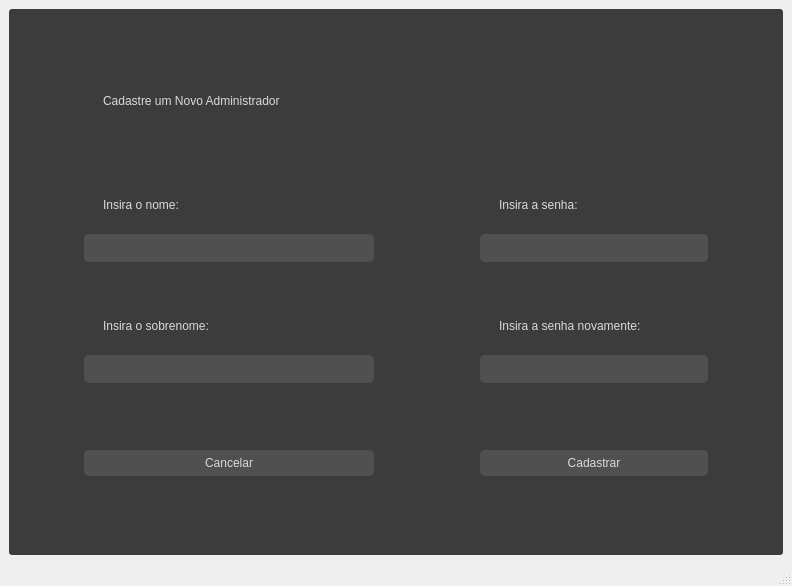
<?xml version="1.0" encoding="UTF-8"?>
<ui version="4.0">
 <class>Cadastro_adm</class>
 <widget class="QMainWindow" name="Cadastro_adm">
  <property name="geometry">
   <rect>
    <x>0</x>
    <y>0</y>
    <width>792</width>
    <height>586</height>
   </rect>
  </property>
  <property name="windowTitle">
   <string>Cadastrar_adm</string>
  </property>
  <widget class="QWidget" name="centralwidget">
   <layout class="QVBoxLayout" name="verticalLayout">
    <item>
     <widget class="QFrame" name="frame">
      <property name="styleSheet">
       <string notr="true">/* Aplicando o estilo antigo com tons de cinza */
font: 12pt &quot;MS Shell Dlg 2&quot;;
color: rgb(218, 218, 218);
background-color: rgb(60, 60, 60);
border: none; /* Removendo o contorno das bordas nos quadros */
border-radius: 3px;
padding: 8px 16px;
</string>
      </property>
      <property name="frameShape">
       <enum>QFrame::StyledPanel</enum>
      </property>
      <property name="frameShadow">
       <enum>QFrame::Raised</enum>
      </property>
      <layout class="QHBoxLayout" name="horizontalLayout">
       <item>
        <widget class="QFrame" name="frame_4">
         <property name="frameShape">
          <enum>QFrame::StyledPanel</enum>
         </property>
         <property name="frameShadow">
          <enum>QFrame::Raised</enum>
         </property>
         <layout class="QVBoxLayout" name="verticalLayout_3">
          <item>
           <widget class="QFrame" name="frame_2">
            <property name="minimumSize">
             <size>
              <width>340</width>
              <height>0</height>
             </size>
            </property>
            <property name="frameShape">
             <enum>QFrame::StyledPanel</enum>
            </property>
            <property name="frameShadow">
             <enum>QFrame::Raised</enum>
            </property>
            <layout class="QVBoxLayout" name="verticalLayout_4">
             <item>
              <widget class="QLabel" name="label">
               <property name="text">
                <string>Cadastre um Novo Administrador</string>
               </property>
              </widget>
             </item>
            </layout>
           </widget>
          </item>
          <item>
           <widget class="QFrame" name="frame_5">
            <property name="frameShape">
             <enum>QFrame::StyledPanel</enum>
            </property>
            <property name="frameShadow">
             <enum>QFrame::Raised</enum>
            </property>
            <layout class="QVBoxLayout" name="verticalLayout_6">
             <item>
              <widget class="QLabel" name="label_2">
               <property name="text">
                <string>Insira o nome:</string>
               </property>
              </widget>
             </item>
             <item>
              <widget class="QLineEdit" name="lineEdit">
               <property name="styleSheet">
                <string notr="true">    font: 12pt &quot;MS Shell Dlg 2&quot;;
    color: rgb(218, 218, 218);
    background-color: rgb(80, 80, 80);
    border-style: outset;
    border-width: 0px;
    border-color: beige;
    border-radius: 5px;
    padding: 6px;</string>
               </property>
              </widget>
             </item>
            </layout>
           </widget>
          </item>
          <item>
           <widget class="QFrame" name="frame_6">
            <property name="frameShape">
             <enum>QFrame::StyledPanel</enum>
            </property>
            <property name="frameShadow">
             <enum>QFrame::Raised</enum>
            </property>
            <layout class="QVBoxLayout" name="verticalLayout_7">
             <item>
              <widget class="QLabel" name="label_4">
               <property name="text">
                <string>Insira o sobrenome:</string>
               </property>
              </widget>
             </item>
             <item>
              <widget class="QLineEdit" name="lineEdit_3">
               <property name="styleSheet">
                <string notr="true">    font: 12pt &quot;MS Shell Dlg 2&quot;;
    color: rgb(218, 218, 218);
    background-color: rgb(80, 80, 80);
    border-style: outset;
    border-width: 0px;
    border-color: beige;
    border-radius: 5px;
    padding: 6px;</string>
               </property>
              </widget>
             </item>
            </layout>
           </widget>
          </item>
          <item>
           <widget class="QFrame" name="frame_10">
            <property name="frameShape">
             <enum>QFrame::StyledPanel</enum>
            </property>
            <property name="frameShadow">
             <enum>QFrame::Raised</enum>
            </property>
            <layout class="QVBoxLayout" name="verticalLayout_10">
             <item>
              <widget class="QPushButton" name="pushButton_2">
               <property name="styleSheet">
                <string notr="true">QPushButton {
    font: 12pt &quot;MS Shell Dlg 2&quot;;
    color: rgb(218, 218, 218);
    background-color: rgb(80, 80, 80);
    border-style: outset;
    border-width: 0px;
    border-color: beige;
    border-radius: 5px;
    padding: 6px;
}

QPushButton:hover {
    background-color: rgb(88, 88, 88); /* Cor de fundo quando o botão é destacado */
}

QPushButton:pressed {
    background-color: rgb(40, 40, 40); /* Cor de fundo quando o botão é pressionado */
}
</string>
               </property>
               <property name="text">
                <string>Cancelar</string>
               </property>
              </widget>
             </item>
            </layout>
           </widget>
          </item>
         </layout>
        </widget>
       </item>
       <item>
        <widget class="QFrame" name="frame_3">
         <property name="frameShape">
          <enum>QFrame::StyledPanel</enum>
         </property>
         <property name="frameShadow">
          <enum>QFrame::Raised</enum>
         </property>
         <layout class="QVBoxLayout" name="verticalLayout_2">
          <item>
           <widget class="QFrame" name="frame_7">
            <property name="frameShape">
             <enum>QFrame::StyledPanel</enum>
            </property>
            <property name="frameShadow">
             <enum>QFrame::Raised</enum>
            </property>
           </widget>
          </item>
          <item>
           <widget class="QFrame" name="frame_8">
            <property name="frameShape">
             <enum>QFrame::StyledPanel</enum>
            </property>
            <property name="frameShadow">
             <enum>QFrame::Raised</enum>
            </property>
            <layout class="QVBoxLayout" name="verticalLayout_5">
             <item>
              <widget class="QLabel" name="label_3">
               <property name="text">
                <string>Insira a senha:</string>
               </property>
              </widget>
             </item>
             <item>
              <widget class="QLineEdit" name="lineEdit_2">
               <property name="styleSheet">
                <string notr="true">    font: 12pt &quot;MS Shell Dlg 2&quot;;
    color: rgb(218, 218, 218);
    background-color: rgb(80, 80, 80);
    border-style: outset;
    border-width: 0px;
    border-color: beige;
    border-radius: 5px;
    padding: 6px;</string>
               </property>
               <property name="echoMode">
                <enum>QLineEdit::Password</enum>
               </property>
              </widget>
             </item>
            </layout>
           </widget>
          </item>
          <item>
           <widget class="QFrame" name="frame_9">
            <property name="frameShape">
             <enum>QFrame::StyledPanel</enum>
            </property>
            <property name="frameShadow">
             <enum>QFrame::Raised</enum>
            </property>
            <layout class="QVBoxLayout" name="verticalLayout_8">
             <item>
              <widget class="QLabel" name="label_5">
               <property name="text">
                <string>Insira a senha novamente:</string>
               </property>
              </widget>
             </item>
             <item>
              <widget class="QLineEdit" name="lineEdit_4">
               <property name="styleSheet">
                <string notr="true">    font: 12pt &quot;MS Shell Dlg 2&quot;;
    color: rgb(218, 218, 218);
    background-color: rgb(80, 80, 80);
    border-style: outset;
    border-width: 0px;
    border-color: beige;
    border-radius: 5px;
    padding: 6px;</string>
               </property>
               <property name="echoMode">
                <enum>QLineEdit::Password</enum>
               </property>
              </widget>
             </item>
            </layout>
           </widget>
          </item>
          <item>
           <widget class="QFrame" name="frame_11">
            <property name="frameShape">
             <enum>QFrame::StyledPanel</enum>
            </property>
            <property name="frameShadow">
             <enum>QFrame::Raised</enum>
            </property>
            <layout class="QVBoxLayout" name="verticalLayout_9">
             <item>
              <widget class="QPushButton" name="pushButton">
               <property name="styleSheet">
                <string notr="true">QPushButton {
    font: 12pt &quot;MS Shell Dlg 2&quot;;
    color: rgb(218, 218, 218);
    background-color: rgb(80, 80, 80);
    border-style: outset;
    border-width: 0px;
    border-color: beige;
    border-radius: 5px;
    padding: 6px;
}

QPushButton:hover {
    background-color: rgb(88, 88, 88); /* Cor de fundo quando o botão é destacado */
}

QPushButton:pressed {
    background-color: rgb(40, 40, 40); /* Cor de fundo quando o botão é pressionado */
}
</string>
               </property>
               <property name="text">
                <string>Cadastrar</string>
               </property>
              </widget>
             </item>
            </layout>
           </widget>
          </item>
         </layout>
        </widget>
       </item>
      </layout>
     </widget>
    </item>
   </layout>
  </widget>
  <widget class="QStatusBar" name="statusbar"/>
 </widget>
 <resources/>
 <connections/>
</ui>
